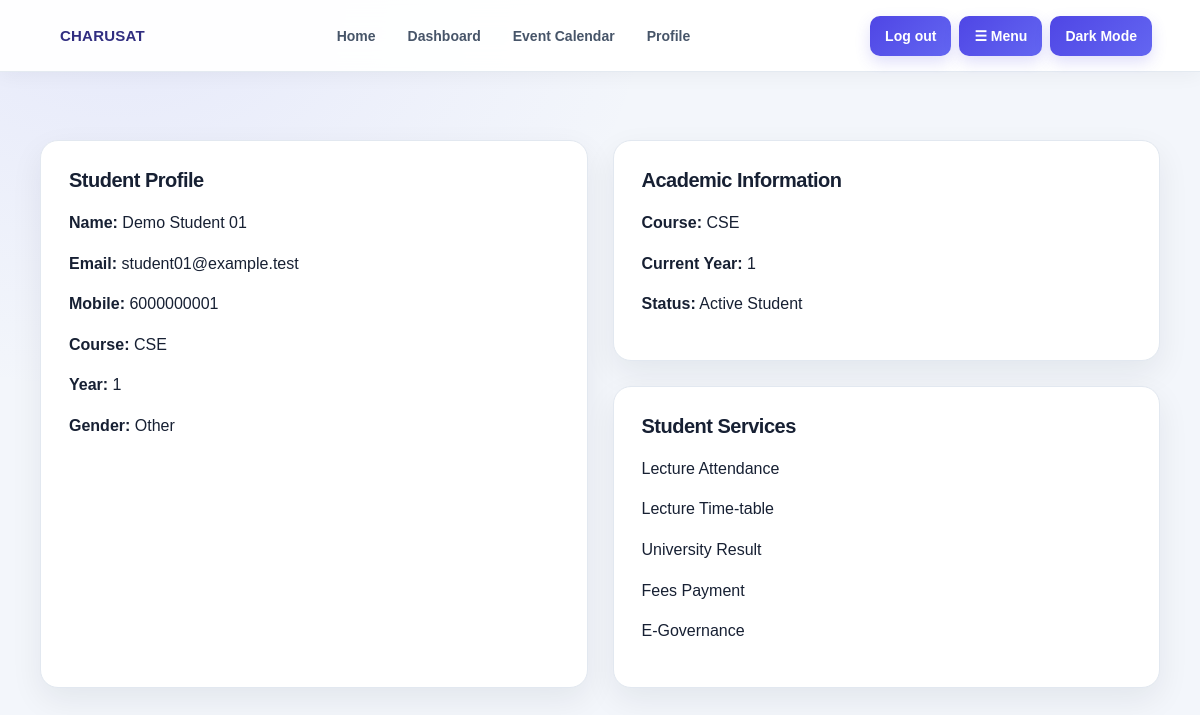
Screenshot of /HTML/dashboard.php (signed in) with the database file from the repository.
### tables this page shows
CREATE TABLE IF NOT EXISTS registrations (
    registration_id BIGINT UNSIGNED NOT NULL AUTO_INCREMENT,
    student_id BIGINT UNSIGNED NOT NULL,
    course_code VARCHAR(10) NOT NULL,
    study_year TINYINT UNSIGNED NOT NULL,
    registered_at TIMESTAMP NOT NULL DEFAULT CURRENT_TIMESTAMP,
    PRIMARY KEY (registration_id),
    UNIQUE KEY uq_registration_student_course_year
        (student_id, course_code, study_year),
    CONSTRAINT chk_registration_study_year
        CHECK (study_year BETWEEN 1 AND 4),
    CONSTRAINT fk_registrations_student
        FOREIGN KEY (student_id) REFERENCES students (student_id)
        ON UPDATE CASCADE ON DELETE CASCADE,
    CONSTRAINT fk_registrations_course
        FOREIGN KEY (course_code) REFERENCES courses (course_code)
        ON UPDATE CASCADE ON DELETE RESTRICT
);

CREATE TABLE IF NOT EXISTS students (
    student_id BIGINT UNSIGNED NOT NULL AUTO_INCREMENT,
    full_name VARCHAR(120) NOT NULL,
    username VARCHAR(30) NOT NULL,
    email VARCHAR(254) NOT NULL,
    mobile CHAR(10) NOT NULL,
    password_hash VARCHAR(255) NOT NULL,
    gender ENUM('Male', 'Female', 'Other') NOT NULL,
    role ENUM('student', 'admin') NOT NULL DEFAULT 'student',
    last_login_at TIMESTAMP NULL DEFAULT NULL,
    created_at TIMESTAMP NOT NULL DEFAULT CURRENT_TIMESTAMP,
    deleted_at TIMESTAMP NULL DEFAULT NULL,
    PRIMARY KEY (student_id),
    UNIQUE KEY uq_students_username (username),
    UNIQUE KEY uq_students_email (email),
    UNIQUE KEY uq_students_mobile (mobile),
    KEY idx_students_deleted_at (deleted_at)
);

### HTML/auth.php (called while the page is built, shortened)
<?php
function getAuthenticatedStudent(): ?array
{
    if (isset($_SESSION['student_id'], $_SESSION['last_activity'])) {
        $studentId = (int) $_SESSION['student_id'];
        $mysqli = getDatabaseConnection();
        try {
            $statement = $mysqli->prepare(
                'SELECT student_id, full_name, username, role
                 FROM students WHERE student_id = ? AND deleted_at IS NULL'
            );
            $statement->bind_param('i', $studentId);
            $statement->execute();
            $student = $statement->get_result()->fetch_assoc() ?: null;
        } finally {
            $mysqli->close();
        }
        return $student;
    }
}
function requireAuthenticatedStudent(): array
{
    $student = getAuthenticatedStudent();
    return $student;
}
function requireStudentRole(string $role): array
{
    $student = requireAuthenticatedStudent();
    return $student;
}
function studentHubNavigationLinks(string $role): array
{
    return [
        'Home' => 'home.html',
        'Dashboard' => 'dashboard.php',
        'Event Calendar' => 'event_calendar.html',
        'Profile' => 'profile.html',
    ];
}

### HTML/dashboard.php (the view, shortened to what this page needs)
<?php
    require_once __DIR__ . "/auth.php";
    $authenticatedStudent = requireStudentRole("student");
    $student = null;
    $databaseUnavailable = false;
    try {
        $mysqli = getDatabaseConnection();
        $statement = $mysqli->prepare(
            "SELECT students.full_name, students.email, students.mobile,
                    students.gender, registrations.course_code, registrations.study_year
             FROM registrations
             INNER JOIN students ON students.student_id = registrations.student_id
             WHERE students.student_id = ?
             ORDER BY registrations.registration_id DESC
             LIMIT 1"
        );
        $studentId = (int) $authenticatedStudent["student_id"];
        $statement->bind_param("i", $studentId);
        $statement->execute();
        $student = $statement->get_result()->fetch_assoc() ?: null;
    } catch (mysqli_sql_exception $exception) {
        error_log("Unable to load Student Hub dashboard: " . $exception->getMessage());
        $databaseUnavailable = true;
    } finally {
        if (isset($mysqli) && $mysqli instanceof mysqli) {
            $mysqli->close();
        }
    }
    function escapeOutput(string $value): string
    {
        return htmlspecialchars($value, ENT_QUOTES, "UTF-8");
    }
?>
<!DOCTYPE html>
<html lang="en">
<head>
    <link rel="stylesheet" href="style.css?v=20261021-1750">
</head>
<body class="body student-dashboard-page">
    <div class="navbar">
        <nav class="nav">
            <a href="home.html">CHARUSAT</a>
            <?php foreach (studentHubNavigationLinks($authenticatedStudent['role']) as $label => $href) { ?>
                <a href="<?php echo escapeOutput($href); ?>"><?php echo escapeOutput($label); ?></a>
            <?php } ?>
            <form method="POST" action="logout.php">
                <button type="submit">Log out</button>
            </form>
        </nav>
    </div>
    <br><br>
    <div class="dashboard">
            <?php if ($databaseUnavailable) { ?>
                <div class="card">
                    <h2>Dashboard Unavailable</h2>
                    <p>Student information is temporarily unavailable. Please try again later.</p>
                </div>
            <?php } elseif ($student != null) { ?>
                <div class="card student-card">
                    <h2>Student Profile</h2>
                    <p><b>Name:</b> <?php echo escapeOutput($student["full_name"]); ?></p>
                    <p><b>Email:</b> <?php echo escapeOutput($student["email"]); ?></p>
                    <p><b>Mobile:</b> <?php echo escapeOutput($student["mobile"]); ?></p>
                    <p><b>Course:</b> <?php echo escapeOutput($student["course_code"]); ?></p>
                    <p><b>Year:</b> <?php echo escapeOutput((string) $student["study_year"]); ?></p>
                    <p><b>Gender:</b> <?php echo escapeOutput($student["gender"]); ?></p>
                </div>
                <div class="card">
                    <h2>Academic Information</h2>
                    <p><b>Course:</b> <?php echo escapeOutput($student["course_code"]); ?></p>
                    <p><b>Current Year:</b> <?php echo escapeOutput((string) $student["study_year"]); ?></p>
                    <p><b>Status:</b> Active Student</p>
                </div>
                <div class="card">
                    <h2>Student Services</h2>
                    <p>Lecture Attendance</p>
                    <p>Lecture Time-table</p>
                    <p>University Result</p>
                    <p>Fees Payment</p>
                    <p>E-Governance</p>
                </div>
            <?php } ?>
        </div>
</body>
</html>

### HTML/style.css (style rules this page uses)
* { box-sizing:border-box; }
html { scroll-behavior:smooth; }
body { margin:0; padding:0; font-family:Arial, Helvetica, sans-serif; background:#f4f7fb; color:#172033; min-height:100vh; }
button, input, select { font-family:Arial, Helvetica, sans-serif; }
a { transition:0.3s; }
.body { background: radial-gradient(circle at 10% 10%, rgba(99,102,241,0.15), transparent 25%), radial-gradient(circle at 90% 20%, rgba(6,182,212,0.12), transparent 25%), #f4f7fb; }
.nav { min-height:75px; padding:0 45px; background:rgba(255,255,255,0.9); backdrop-filter:blur(15px); -webkit-backdrop-filter:blur(15px); display:flex; align-items:center; justify-content:space-between; gap:20px; border-bottom:1px solid #e5eaf2; box-shadow:0 5px 25px rgba(15,23,42,0.07); position:relative; z-index:10; }
.nav a { color:#596579; text-decoration:none; font-size:15px; font-weight:bold; padding:10px 14px; border-radius:9px; }
.nav button, .menu-toggle { background:linear-gradient(135deg,#4f46e5,#6366f1); color:white; border:none; padding:10px 16px; border-radius:9px; cursor:pointer; font-weight:bold; box-shadow:0 5px 15px rgba(79,70,229,0.25); transition:0.3s; }
.dashboard { display:flex; justify-content:center; flex-wrap:wrap; gap:25px; margin:45px auto; max-width:1200px; padding:10px; }
.card { width:500px; background:white; border-radius:18px; padding:28px; text-align:center; border:1px solid #e7ebf2; box-shadow:0 10px 30px rgba(15,23,42,0.07); transition:0.3s; }
.card h2, .card h3 { color:#172033; }
.student-card p, .card p { text-align:left; margin:15px 0; font-size:16px; }
.card h2 { margin-bottom:25px; color:#4f46e5; }
:root { --hub-ink:#172033; --hub-muted:#64748b; --hub-accent:#4f46e5; --hub-accent-dark:#312e81; --hub-cyan:#0891b2; --hub-border:#e2e8f0; --hub-surface:#fff; --hub-background:#f3f6fb; --hub-radius:18px; --hub-shadow:0 12px 32px rgba(15,23,42,0.07); }
body.body { min-height:100vh; background: radial-gradient(ellipse at 10% 0%,rgba(99,102,241,0.09),transparent 35%), var(--hub-background); color:var(--hub-ink); font-family:Arial,Helvetica,sans-serif; }
body.body h1, body.body h2, body.body h3 { color:var(--hub-ink); letter-spacing:-0.025em; }
body.body p { line-height:1.6; }
body.body .nav { min-height:72px; justify-content:flex-start; flex-wrap:wrap; gap:8px; padding:12px clamp(18px,4vw,48px); background:rgba(255,255,255,0.94); border-bottom:1px solid rgba(226,232,240,0.9); box-shadow:0 4px 18px rgba(15,23,42,0.045); }
body.body .nav > a { flex:0 0 auto; color:#475569; font-size:14px; padding:10px 12px; white-space:nowrap; }
body.body .nav > a:first-child { margin-right:auto; color:#312e81; font-size:15px; font-weight:800; letter-spacing:0.015em; }
body.body .nav form { margin:0 0 0 auto; }
body.body .nav button, body.body button, body.body .button { min-height:42px; border:0; border-radius:10px; background:linear-gradient(135deg,var(--hub-accent),#6366f1); color:#fff; font-size:14px; font-weight:700; box-shadow:0 6px 15px rgba(79,70,229,0.18); cursor:pointer; transition:transform .18s ease,box-shadow .18s ease,background .18s ease; }
body.body .nav button { min-height:40px; padding:9px 15px; }
body.body .card, body.body .content-panel, body.body .page-form { border:1px solid var(--hub-border); border-radius:var(--hub-radius); background:var(--hub-surface); box-shadow:var(--hub-shadow); }
.student-dashboard-page .dashboard { display:grid; grid-template-columns:repeat(2,minmax(0,1fr)); align-items:stretch; width:min(100% - 40px,1120px); max-width:1120px; margin:32px auto 60px; padding:0; }
.student-dashboard-page .dashboard .card { width:auto; min-width:0; text-align:left; }
.student-dashboard-page .student-card { grid-row:span 2; }
.student-dashboard-page .card h2 { margin:0 0 18px; font-size:20px; }

### rows the page displays
registrations: student.full_name "Demo Student 01", student.email "student01@example.test", student.mobile "6000000001", course_code "CSE", study_year "1", student.gender "Other"

### other values shown
escapeOutput($label) "Home"
escapeOutput($label) "Dashboard"
escapeOutput($label) "Event Calendar"
escapeOutput($label) "Profile"
